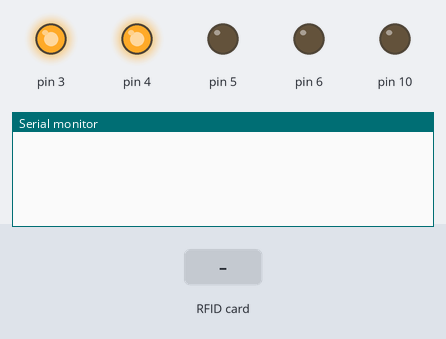
Simulated run of this sketch. Board: Arduino Uno, built for the host (arithmetic inside an expression is 32-bit, double 64-bit). Parts: output pins drawn as LEDs (lit = HIGH), the last lines printed to the serial monitor. The test bench sets the inputs (shaded band). WiFi joins after 1.5 s; servers stay silent unless stated; uploads are accepted with an empty reply; pins used as bus, display or sensor lines are not drawn.

Above: at 2.2 s.
2.3 s: RFID card 5E 7A 19 C4 held to the reader
At 2.8 s:
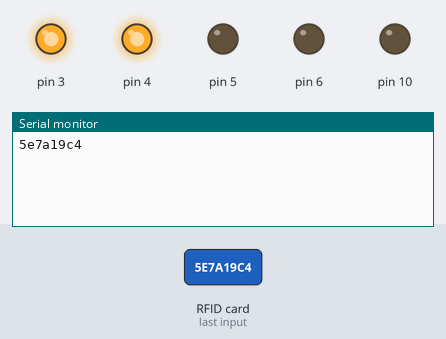
At 3.4 s:
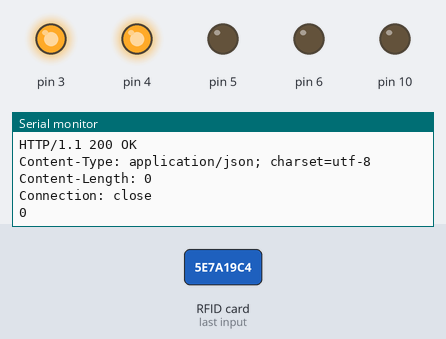

Measured:
- after the input at 2.3 s, the serial monitor: prints a new line at once (image 1)

The sketch:

RFID_ETH_PROJECT.ino
```cpp
 /*
 *
 * Ethernet shield attached to pins 10, 11, 12, 13
 *
 */

 /*
 * Typical pin layout used:
 * -----------------------------------------------------------------------------------------
 *             MFRC522      Arduino       Arduino   Arduino    Arduino          Arduino
 *             Reader/PCD   Uno           Mega      Nano v3    Leonardo/Micro   Pro Micro
 * Signal      Pin          Pin           Pin       Pin        Pin              Pin
 * -----------------------------------------------------------------------------------------
 * RST/Reset   RST          9             5         D9         RESET/ICSP-5     RST
 * SPI SS      SDA(SS)      10            53        D10        10               10
 * SPI MOSI    MOSI         11 / ICSP-4   51        D11        ICSP-4           16
 * SPI MISO    MISO         12 / ICSP-1   50        D12        ICSP-1           14
 * SPI SCK     SCK          13 / ICSP-3   52        D13        ICSP-3           15
 */
//------------------------------------------------------------------------------------------
#include <SPI.h>
#include <Ethernet.h>
#include <MFRC522.h>
//------------------------------------------------------------------------------------------
void make_request(String& id);                                     // make a badge request
//------------------------------------------------------------------------------------------
// CONFIG ethernet
byte mac[] = {0xDE, 0xAD, 0xBE, 0xEF, 0xFE, 0xED};
byte ip[] = {192, 168, 1, 10};                                    // static arduino IP
byte server[] = {192, 168, 1, 22};                                // static server IP
EthernetClient client;
//------------------------------------------------------------------------------------------
// CONFIG RFID
#define SS_PIN 9
#define RST_PIN 8
MFRC522 mfrc522(SS_PIN, RST_PIN);
//------------------------------------------------------------------------------------------

void setup()
{
     Serial.begin(9600);
     SPI.begin();
     mfrc522.PCD_Init();		// Init MFRC522

     // disable rfid
     pinMode(9, OUTPUT);
     digitalWrite(9, HIGH);

     // disable sd card
     pinMode(4, OUTPUT);
     digitalWrite(4, HIGH);

     // enable ethernet
     pinMode(10, OUTPUT);
     digitalWrite(10, LOW);

     pinMode(5, OUTPUT);
     pinMode(6, OUTPUT);
     pinMode(3, OUTPUT);
     digitalWrite(3, HIGH);
     // acquiring ip without dhcp
     Ethernet.begin(mac, ip);
     delay(1000);
}
//------------------------------------------------------------------------------------------
void loop()
{   // if a card is read, then get the id from the card and call make_request() for validation

  if ( ! mfrc522.PICC_IsNewCardPresent()) {
    return;
  }
  // Select one of the cards
  if ( ! mfrc522.PICC_ReadCardSerial()) {
    return;
  }


  String id = "";
  for (byte i = 0; i < 4; i++){
    id+=String(mfrc522.uid.uidByte[i], HEX);
    //Serial.print(mfrc522.uid.uidByte[i], HEX);
    }
  Serial.println(id);
  delay(200);

  make_request(id);
}

void make_request(String& id)
{
    digitalWrite(6, LOW);
    digitalWrite(5, LOW);
    if (client.connect(server, 80))
    {
	// create the request pointing to the page under the path apache2/htdocs/index.php (in my case)
         String richiesta = "GET /dboard/ea/check_card.php?card_id=\"";
         richiesta += id;
         richiesta += "\" HTTP/1.0";
         client.println(richiesta);
         client.println();
         delay(50);

         String risposta = ""; 	// answer variable

         while(true)
         {
               if (client.available())
                {
                     char ch = client.read();
                     risposta += String(ch);
                     //Serial.println(c);
                }
	  // if there isn't anything left to be read from the server display the message
              if (!client.connected())
              {    client.stop();
                   break;
              }
         }
         Serial.println(risposta);
         Serial.println(risposta.endsWith(" "));

         if(risposta.endsWith("OPEN")) {
            Serial.println("Ticket Purchased");
            digitalWrite(6, LOW);
            digitalWrite(3, LOW);
            digitalWrite(5, HIGH);
            status_sound();
            delay(500);
            digitalWrite(5, LOW);
            digitalWrite(3, HIGH);
         }

         if(risposta.endsWith("CLOSE")) {
            Serial.println("Ticket Close");
            digitalWrite(6, HIGH);
            digitalWrite(5, LOW);
            digitalWrite(3, LOW);
            status_sound();
            delay(500);
            status_sound();
            delay(500);
            digitalWrite(6, LOW);
            digitalWrite(3, HIGH);
         }
         delay(1000);
    }
}

void status_sound(){
  tone(7, 262, 200);
  tone(7, 196, 200);
  tone(7, 196, 200);
  tone(7, 220, 200);
  tone(7, 196, 200);
  tone(7, 247, 200);
  tone(7, 262, 200);
}
```
